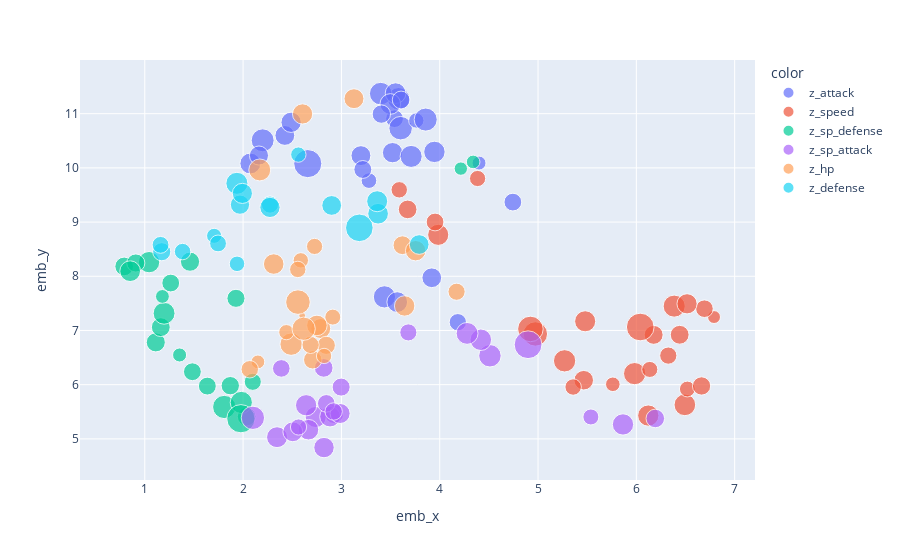

The notebook cell saved with this chart:
### Code cell
# Interactive graph of pareto efficient final forms, coloured by that pokemon's best stat (in z score terms)
fig = px.scatter(data_frame=pareto_only,
                 x='emb_x',
                 y='emb_y', 
                 hover_name='name',
                 color=highest_stat,
                 size='scaled_total_z',
                 hover_data={s:':.2f' for s in ['total_z'] + zstat_names})
fig.show()

### Figure 1 — Plotly figure (JSON) as saved in the notebook; plotly's stock layout.template omitted (floating-point values rounded to 4 significant figures; data arrays with more than 128 entries replaced by an {"elided": "..."} marker saying what was removed)
{"data": [{"customdata": {"elided": "28x7 float values"}, "hovertemplate": "<b>%{hovertext}</b><br><br>color=z_attack<br>emb_x=%{x}<br>emb_y=%{y}<br>scaled_total_z=%{marker.size}<br>total_z=%{customdata[0]:.2f}<br>z_attack=%{customdata[1]:.2f}<br>z_defense=%{customdata[2]:.2f}<br>z_sp_attack=%{customdata[3]:.2f}<br>z_sp_defense=%{customdata[4]:.2f}<br>z_speed=%{customdata[5]:.2f}<br>z_hp=%{customdata[6]:.2f}<extra></extra>", "hovertext": ["rillaboom", "unfezant", "drednaw", "tsareena", "mamoswine", "mudsdale", "kingler", "hitmonlee", "gallade", "gyarados", "centiskorch", "excadrill", "gigalith", "conkeldurr", "flareon", "flapple", "sirfetchd", "grimmsnarl", "bisharp", "sawk", "rhyperior", "escavalier", "braviary", "haxorus", "passimian", "darmanitan-standard-galar", "dracozolt", "tyranitar"], "legendgroup": "z_attack", "marker": {"color": "#636efa", "size": [4.362, 2.742, 2.737, 3.592, 4.427, 3.414, 2.122, 1.701, 3.979, 4.806, 4.306, 3.737, 3.801, 3.59, 4.229, 2.611, 3.437, 3.733, 2.785, 2.037, 4.572, 3.173, 3.724, 4.619, 2.946, 2.731, 3.388, 6.875], "sizemode": "area", "sizeref": 0.01739, "symbol": "circle"}, "mode": "markers", "name": "z_attack", "orientation": "v", "showlegend": true, "type": "scatter", "x": [3.582, 4.744, 3.54, 3.52, 3.4, 2.425, 3.28, 4.4, 3.946, 3.603, 3.438, 3.551, 2.074, 2.488, 3.709, 4.184, 3.199, 3.568, 3.218, 3.762, 2.199, 2.161, 3.497, 3.857, 3.406, 3.607, 3.919, 2.658], "xaxis": "x", "y": [11.28, 9.369, 10.91, 10.28, 11.37, 10.6, 9.765, 10.09, 10.29, 10.73, 7.62, 11.38, 10.08, 10.84, 10.21, 7.153, 10.23, 7.524, 9.971, 10.87, 10.51, 10.23, 11.18, 10.89, 10.99, 11.25, 7.973, 10.08], "yaxis": "y"}, {"customdata": {"elided": "26x7 float values"}, "hovertemplate": "<b>%{hovertext}</b><br><br>color=z_speed<br>emb_x=%{x}<br>emb_y=%{y}<br>scaled_total_z=%{marker.size}<br>total_z=%{customdata[0]:.2f}<br>z_attack=%{customdata[1]:.2f}<br>z_defense=%{customdata[2]:.2f}<br>z_sp_attack=%{customdata[3]:.2f}<br>z_sp_defense=%{customdata[4]:.2f}<br>z_speed=%{customdata[5]:.2f}<br>z_hp=%{customdata[6]:.2f}<extra></extra>", "hovertext": ["cinderace", "inteleon", "obstagoon", "dubwool", "manectric", "ninetales", "arcanine", "ninjask", "noivern", "barraskewda", "raichu", "jolteon", "meowstic-male", "whimsicott", "accelgor", "drapion", "weavile", "mimikyu-disguised", "cramorant", "durant", "hawlucha", "flygon", "rapidash-galar", "charizard", "silvally", "dragapult"], "legendgroup": "z_speed", "marker": {"color": "#EF553B", "size": [4.236, 4.082, 3.881, 2.744, 2.175, 3.329, 5.168, 1.451, 4.309, 2.706, 2.576, 3.925, 1.847, 2.249, 2.904, 3.025, 3.552, 2.28, 2.351, 2.351, 3.088, 3.874, 3.119, 4.321, 5.685, 6.673], "sizemode": "area", "sizeref": 0.01739, "symbol": "circle"}, "mode": "markers", "name": "z_speed", "orientation": "v", "showlegend": true, "type": "scatter", "x": [6.385, 6.494, 3.985, 3.953, 6.519, 5.465, 4.973, 6.79, 5.982, 6.692, 6.325, 6.121, 5.761, 6.137, 6.663, 3.674, 6.516, 4.385, 5.357, 3.588, 6.441, 5.479, 6.176, 5.27, 4.923, 6.04], "xaxis": "x", "y": [7.449, 5.628, 8.764, 9.001, 5.92, 6.082, 6.936, 7.248, 6.204, 7.402, 6.536, 5.43, 6.007, 6.281, 5.977, 9.234, 7.492, 9.804, 5.957, 9.595, 6.921, 7.169, 6.919, 6.44, 7.028, 7.064], "yaxis": "y"}, {"customdata": {"elided": "23x7 float values"}, "hovertemplate": "<b>%{hovertext}</b><br><br>color=z_sp_defense<br>emb_x=%{x}<br>emb_y=%{y}<br>scaled_total_z=%{marker.size}<br>total_z=%{customdata[0]:.2f}<br>z_attack=%{customdata[1]:.2f}<br>z_defense=%{customdata[2]:.2f}<br>z_sp_attack=%{customdata[3]:.2f}<br>z_sp_defense=%{customdata[4]:.2f}<br>z_speed=%{customdata[5]:.2f}<br>z_hp=%{customdata[6]:.2f}<extra></extra>", "hovertext": ["orbeetle", "ludicolo", "bellossom", "claydol", "hitmonchan", "hitmontop", "bronzong", "eldegoss", "dusknoir", "milotic", "pyukumuku", "alcremie", "umbreon", "sylveon", "araquanid", "scrafty", "shuckle", "gothitelle", "toxapex", "aegislash-shield", "oranguru", "mantine", "goodra"], "legendgroup": "z_sp_defense", "marker": {"color": "#00cc96", "size": [3.168, 2.537, 2.848, 3.094, 1.613, 1.556, 3.196, 1.714, 3.97, 4.706, 0, 3.006, 4.17, 4.276, 1.664, 2.746, 3.035, 2.766, 2.859, 3.741, 2.931, 2.785, 6.956], "sizemode": "area", "sizeref": 0.01739, "symbol": "circle"}, "mode": "markers", "name": "z_sp_defense", "orientation": "v", "showlegend": true, "type": "scatter", "x": [1.112, 2.099, 1.928, 1.163, 4.34, 4.215, 1.46, 1.354, 1.044, 1.808, 0.945, 2.036, 1.196, 1.982, 1.179, 1.264, 0.7906, 1.484, 0.9087, 0.8513, 1.87, 1.636, 1.978], "xaxis": "x", "y": [6.781, 6.052, 7.593, 7.061, 10.11, 9.987, 8.269, 6.548, 8.261, 5.589, 8.337, 5.411, 7.317, 5.673, 7.628, 7.875, 8.182, 6.239, 8.245, 8.094, 5.982, 5.974, 5.372], "yaxis": "y"}, {"customdata": {"elided": "24x7 float values"}, "hovertemplate": "<b>%{hovertext}</b><br><br>color=z_sp_attack<br>emb_x=%{x}<br>emb_y=%{y}<br>scaled_total_z=%{marker.size}<br>total_z=%{customdata[0]:.2f}<br>z_attack=%{customdata[1]:.2f}<br>z_defense=%{customdata[2]:.2f}<br>z_sp_attack=%{customdata[3]:.2f}<br>z_sp_defense=%{customdata[4]:.2f}<br>z_speed=%{customdata[5]:.2f}<br>z_hp=%{customdata[6]:.2f}<extra></extra>", "hovertext": ["vikavolt", "vileplume", "roserade", "vanilluxe", "gardevoir", "gengar", "octillery", "espeon", "glaceon", "cursola", "hatterene", "clefable", "togekiss", "reuniclus", "beheeyem", "chandelure", "lucario", "polteageist", "indeedee-male", "drampa", "frosmoth", "mr-rime", "duraludon", "hydreigon"], "legendgroup": "z_sp_attack", "marker": {"color": "#ab63fa", "size": [3.112, 2.837, 3.634, 4.388, 3.812, 2.994, 2.542, 3.947, 3.872, 3.715, 3.496, 2.696, 4.727, 3.02, 2.701, 3.67, 4.019, 3.431, 2.228, 2.645, 2.291, 3.943, 4.16, 6.719], "sizemode": "area", "sizeref": 0.01739, "symbol": "circle"}, "mode": "markers", "name": "z_sp_attack", "orientation": "v", "showlegend": true, "type": "scatter", "x": [2.926, 2.997, 2.823, 4.511, 2.345, 6.193, 3.681, 5.864, 2.738, 2.884, 2.987, 2.389, 2.1, 2.82, 2.846, 2.665, 4.418, 2.506, 5.538, 2.921, 2.564, 2.641, 4.278, 4.899], "xaxis": "x", "y": [5.459, 5.956, 4.84, 6.533, 5.031, 5.377, 6.964, 5.267, 5.404, 5.41, 5.468, 6.3, 5.389, 6.31, 5.655, 5.169, 6.829, 5.131, 5.404, 5.505, 5.219, 5.62, 6.946, 6.737], "yaxis": "y"}, {"customdata": {"elided": "25x7 float values"}, "hovertemplate": "<b>%{hovertext}</b><br><br>color=z_hp<br>emb_x=%{x}<br>emb_y=%{y}<br>scaled_total_z=%{marker.size}<br>total_z=%{customdata[0]:.2f}<br>z_attack=%{customdata[1]:.2f}<br>z_defense=%{customdata[2]:.2f}<br>z_sp_attack=%{customdata[3]:.2f}<br>z_sp_defense=%{customdata[4]:.2f}<br>z_speed=%{customdata[5]:.2f}<br>z_hp=%{customdata[6]:.2f}<extra></extra>", "hovertext": ["noctowl", "corviknight", "greedent", "musharna", "bewear", "drifblim", "skuntank", "seismitoad", "coalossal", "vaporeon", "appletun", "aromatisse", "wobbuffet", "lanturn", "stunfisk-galar", "whiscash", "gastrodon", "throh", "snorlax", "mandibuzz", "copperajah", "jellicent", "hippowdon", "wailord", "lapras"], "legendgroup": "z_hp", "marker": {"color": "#FFA15A", "size": [1.663, 3.077, 2.062, 2.935, 3.461, 3.473, 2.559, 3.647, 3.666, 4.363, 2.877, 2.048, 0.4036, 2.02, 2.347, 2.225, 2.556, 2.275, 5.25, 3.617, 3.574, 2.65, 4.185, 3.673, 4.723], "sizemode": "area", "sizeref": 0.01739, "symbol": "circle"}, "mode": "markers", "name": "z_hp", "orientation": "v", "showlegend": true, "type": "scatter", "x": [2.151, 3.621, 2.587, 2.708, 3.128, 2.79, 4.171, 3.643, 2.312, 2.489, 2.846, 2.824, 2.601, 2.44, 2.556, 2.912, 2.686, 2.727, 2.558, 3.755, 2.605, 2.068, 2.17, 2.751, 2.616], "xaxis": "x", "y": [6.421, 8.573, 8.294, 6.458, 11.28, 7.036, 7.715, 7.453, 8.226, 6.747, 6.726, 6.53, 7.273, 6.969, 8.126, 7.247, 6.734, 8.551, 7.523, 8.472, 10.99, 6.284, 9.962, 7.093, 7.032], "yaxis": "y"}, {"customdata": [[-0.7247, 0.5306, 1.111, -0.5145, -0.5134, -0.8241, -0.5138], [0.4131, 0.3447, 0.7892, -0.3426, -0.1367, 0.6723, -0.9138], [0.2604, 0.1588, 2.878, 0.1731, -1.643, 0.007209, -1.314], [-0.07679, -0.2129, 3.521, -0.8584, -0.8901, -1.323, -0.3138], [-0.4459, 0.1217, 1.303, -0.8927, 1.031, -1.655, -0.3538], [0.536, 0.7164, 1.271, -0.6864, -0.8901, 0.8385, -0.7138], [0.9277, 1.274, 1.593, -0.6864, 0.05163, -0.9904, -0.3138], [-1.318, -0.2129, 1.593, 0.1731, -0.7017, -1.655, -0.5138], [0.1059, 0.6049, 1.111, -0.5145, -0.7017, 0.04046, -0.4338], [-0.818, 0.1588, 1.753, -1.03, 0.6167, -1.323, -0.9937], [-0.9436, -1.514, 1.753, 0.5169, 0.6167, -1.323, -0.9937], [-0.8356, -0.4731, 1.432, 0.3794, -0.1367, -1.123, -0.9138], [0.238, 0.9766, 3.007, -1.237, -1.606, -1.389, 0.4861], [-1.248, 1.274, 1.432, -2.062, -2.585, 0.007209, 0.6861], [-1.205, -0.3988, 0.6285, -0.5145, 0.05163, -0.6579, -0.3138], [0.07193, -0.02704, 0.307, -0.3426, -0.3251, 0.1735, 0.2861], [3.325, 0.7164, 1.111, 0.6888, 0.6167, 0.506, -0.3138]], "hovertemplate": "<b>%{hovertext}</b><br><br>color=z_defense<br>emb_x=%{x}<br>emb_y=%{y}<br>scaled_total_z=%{marker.size}<br>total_z=%{customdata[0]:.2f}<br>z_attack=%{customdata[1]:.2f}<br>z_defense=%{customdata[2]:.2f}<br>z_sp_attack=%{customdata[3]:.2f}<br>z_sp_defense=%{customdata[4]:.2f}<br>z_speed=%{customdata[5]:.2f}<br>z_hp=%{customdata[6]:.2f}<extra></extra>", "hovertext": ["crustle", "klinklang", "cloyster", "steelix", "ferrothorn", "leafeon", "golisopod", "torkoal", "sandaconda", "runerigus", "cofagrigus", "turtonator", "avalugg", "stonjourner", "eiscue-ice", "dracovish", "kommo-o"], "legendgroup": "z_defense", "marker": {"color": "#19d3f3", "size": [2.574, 3.712, 3.559, 3.222, 2.853, 3.834, 4.226, 1.98, 3.404, 2.48, 2.355, 2.463, 3.536, 2.051, 2.094, 3.37, 6.623], "sizemode": "area", "sizeref": 0.01739, "symbol": "circle"}, "mode": "markers", "name": "z_defense", "orientation": "v", "showlegend": true, "type": "scatter", "x": [2.274, 3.373, 2.273, 1.968, 1.172, 3.364, 1.937, 1.705, 2.901, 1.161, 1.385, 1.745, 1.993, 2.562, 1.938, 3.791, 3.182], "xaxis": "x", "y": [9.323, 9.154, 9.271, 9.321, 8.453, 9.385, 9.715, 8.746, 9.307, 8.579, 8.456, 8.606, 9.529, 10.24, 8.23, 8.586, 8.894], "yaxis": "y"}], "layout": {"legend": {"itemsizing": "constant", "title": {"text": "color"}, "tracegroupgap": 0}, "margin": {"t": 60}, "xaxis": {"anchor": "y", "domain": [0, 1], "title": {"text": "emb_x"}}, "yaxis": {"anchor": "x", "domain": [0, 1], "title": {"text": "emb_y"}}}}
